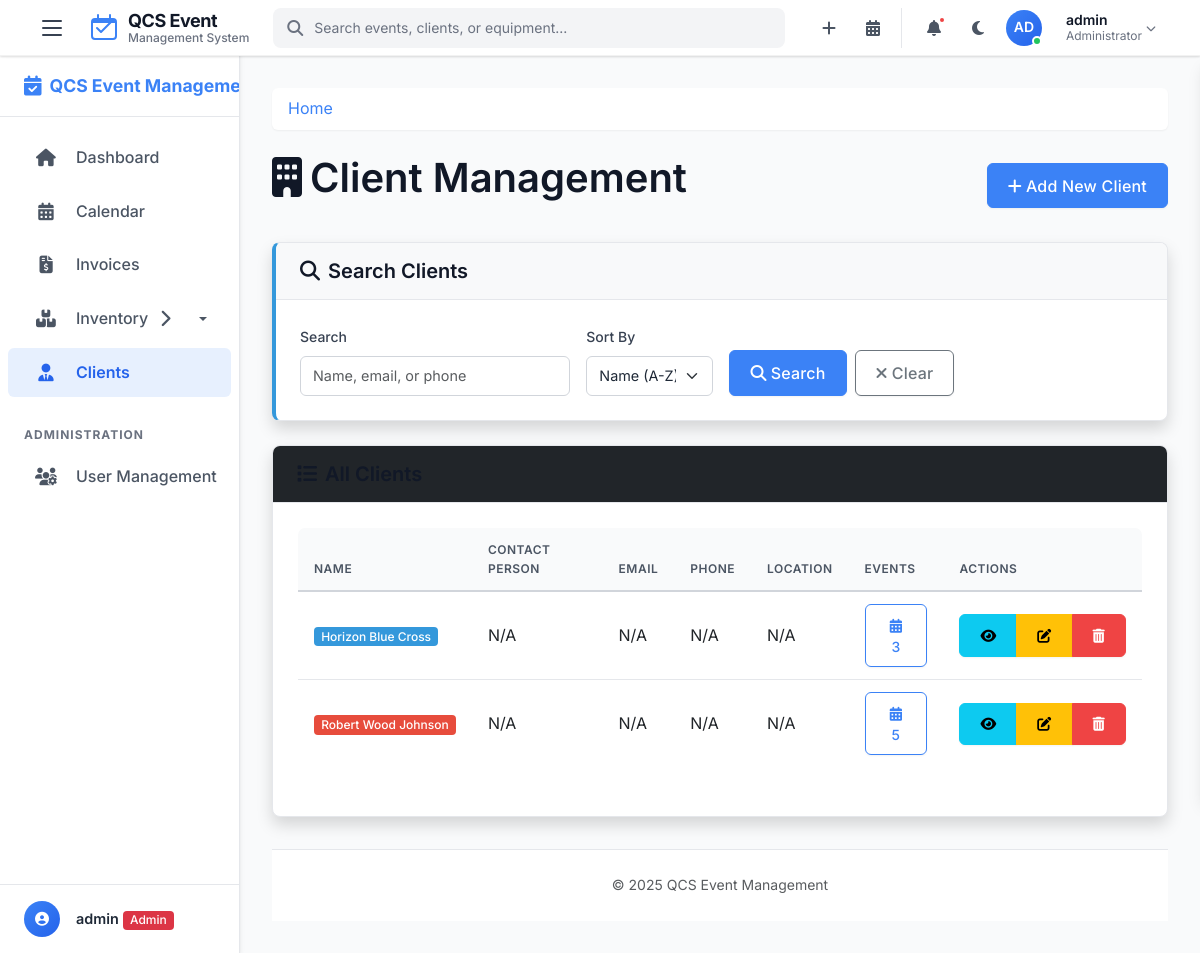
The page /clients (signed in) on the database its author committed.
### tables this page shows
CREATE TABLE clients (
    id INTEGER PRIMARY KEY AUTOINCREMENT,
    name TEXT NOT NULL,
    color TEXT NOT NULL,
    contact_person TEXT,
    phone TEXT,
    email TEXT,
    address TEXT,
    city TEXT,
    state TEXT,
    zip TEXT,
    notes TEXT,
    preferences TEXT,
    created_at TEXT NOT NULL DEFAULT (datetime('now')),
    created_by INTEGER,
    FOREIGN KEY (created_by) REFERENCES users(id)
);

### app.py (the view)
@app.route('/clients')
@login_required
def clients():
    db = get_db()
    search = request.args.get('search', '')
    sort = request.args.get('sort', 'name')
    query = """
        SELECT c.*,
               COUNT(e.event_id) as event_count
        FROM clients c
        LEFT JOIN events e ON c.id = e.client_id
    """
    params = []
    if search:
        query += " WHERE c.name LIKE ? OR c.contact_person LIKE ? OR c.email LIKE ? OR c.phone LIKE ?"
        search_param = f"%{search}%"
        params.extend([search_param, search_param, search_param, search_param])
    query += " GROUP BY c.id" # Corrected grouping
    if sort == 'name':
        query += " ORDER BY c.name ASC"
    elif sort == 'name_desc':
        query += " ORDER BY c.name DESC"
    elif sort == 'created':
        query += " ORDER BY c.created_at DESC"
    elif sort == 'created_desc': # Should be ASC for oldest first
        query += " ORDER BY c.created_at ASC"
    else:
        query += " ORDER BY c.name ASC"  # Default to name ascending
    clients = db.execute(query, params).fetchall()
    return render_template('clients.html', clients=clients)

### app.py (called while the page is built)
@app.after_request
def add_security_headers(response):
    response.headers['X-Content-Type-Options'] = 'nosniff'
    response.headers['X-Frame-Options'] = 'DENY'
    response.headers['X-XSS-Protection'] = '1; mode=block'
    response.headers['Strict-Transport-Security'] = 'max-age=31536000; includeSubDomains'
    return response

### helpers.py (called while the page is built)
def get_db():
    if 'db' not in g:
        g.db = sqlite3.connect(
            current_app.config['DATABASE'],
            detect_types=sqlite3.PARSE_DECLTYPES
        )
        g.db.row_factory = sqlite3.Row
    return g.db

def login_required(f):
    @wraps(f)
    def decorated_function(*args, **kwargs):
        if 'user_id' not in session:
            if request.path.startswith('/api/') or request.is_json or request.headers.get('X-Requested-With') == 'XMLHttpRequest':
                return jsonify({'error': 'Authentication required'}), 401
            else:
                flash('Please log in first', 'warning')
                return redirect(url_for('login'))
        return f(*args, **kwargs)
    return decorated_function

### templates/clients.html (shortened to what this page needs)
{% extends 'layout.html' %}
{% block content %}
<div class="d-flex justify-content-between align-items-center mb-4">
    <h1><i class="fas fa-building me-2"></i>Client Management</h1>
    <a href="{{ url_for('new_client') }}" class="btn btn-primary">
        <i class="fas fa-plus me-1"></i>Add New Client
    </a>
</div>
<div class="card shadow mb-4 search-card">
    <div class="card-header bg-light">
        <h5 class="mb-0"><i class="fas fa-search me-2"></i>Search Clients</h5>
    </div>
    <div class="card-body">
        <form method="get" class="row g-3">
            <div class="col-md-4">
                <label for="search" class="form-label">Search</label>
                <input type="text" class="form-control" id="search" name="search"
                       placeholder="Name, email, or phone" value="{{ request.args.get('search', '') }}">
            </div>
            <div class="col-md-2">
                <label for="sort" class="form-label">Sort By</label>
                <select class="form-select" id="sort" name="sort">
                    <option value="name" {% if request.args.get('sort') == 'name' %}selected{% endif %}>Name (A-Z)</option>
                </select>
            </div>
            <div class="col-md-4 d-flex align-items-end">
                <button type="submit" class="btn btn-primary me-2">
                    <i class="fas fa-search me-1"></i>Search
                </button>
                <a href="{{ url_for('clients') }}" class="btn btn-outline-secondary">
                    <i class="fas fa-times me-1"></i>Clear
                </a>
            </div>
        </form>
    </div>
</div>
<div class="card shadow">
    <div class="card-header bg-dark text-white">
        <h5 class="mb-0"><i class="fas fa-list me-2"></i>All Clients</h5>
    </div>
    <div class="card-body">
        {% if clients %}
        <div class="table-responsive">
            <table class="table table-hover">
                <thead>
                    <tr>
                        <th>Name</th>
                        <th>Contact Person</th>
                        <th>Email</th>
                        <th>Phone</th>
                        <th>Location</th>
                        <th>Events</th>
                        <th>Actions</th>
                    </tr>
                </thead>
                <tbody>
                    {% for client in clients %}
                    <tr>
                        <td>
                            <span class="badge client-badge" data-color="{{ client.color }}">
                                {{ client.name }}
                            </span>
                        </td>
                        <td>{{ client.contact_person or 'N/A' }}</td>
                        <td>
                            {% if client.email %}
                            <a href="mailto:{{ client.email }}">{{ client.email }}</a>
                            {% else %}
                            N/A
                            {% endif %}
                        </td>
                        <td>
                            {% if client.phone %}
                            <a href="tel:{{ client.phone }}">{{ client.phone }}</a>
                            {% else %}
                            N/A
                            {% endif %}
                        </td>
                        <td>
                            {% if client.city and client.state %}
                            {{ client.city }}, {{ client.state }}
                            {% else %}
                            N/A
                            {% endif %}
                        </td>
                        <td>
                            <a href="{{ url_for('calendar.calendar') }}?client={{ client.id }}" class="btn btn-sm btn-outline-primary">
                                <i class="fas fa-calendar-alt"></i> {{ client.event_count }}
                            </a>
                        </td>
                        <td>
                            <div class="btn-group">
                                <a href="{{ url_for('view_client', client_id=client.id) }}" class="btn btn-sm btn-info">
                                    <i class="fas fa-eye"></i>
                                </a>
                                <a href="{{ url_for('edit_client', client_id=client.id) }}" class="btn btn-sm btn-warning">
                                    <i class="fas fa-edit"></i>
                                </a>
                                <button type="button" class="btn btn-sm btn-danger"
                                        data-bs-toggle="modal"
                                        data-bs-target="#deleteClientModal{{ client.id }}">
                                    <i class="fas fa-trash-alt"></i>
                                </button>
                            </div>
                        </td>
                    </tr>
                    {% endfor %}
                </tbody>
            </table>
        </div>
        {% else %}
        <div class="alert alert-info mb-0">
            <i class="fas fa-info-circle me-2"></i>No clients found.
            <a href="{{ url_for('new_client') }}">Add your first client</a>.
        </div>
        {% endif %}
    </div>
</div>
{% endblock %}

### templates/clients.html (style rules this page uses)
.search-card { border-left: 4px solid #3498db; }

### rows shown on the page
clients: name "Horizon Blue Cross", contact_person "N/A", event_count "3"
clients: name "Robert Wood Johnson", contact_person "N/A", event_count "5"

### other values the page prints
{{ session.username[:2].upper() }} "AD"
{{ session.username }} "admin"
